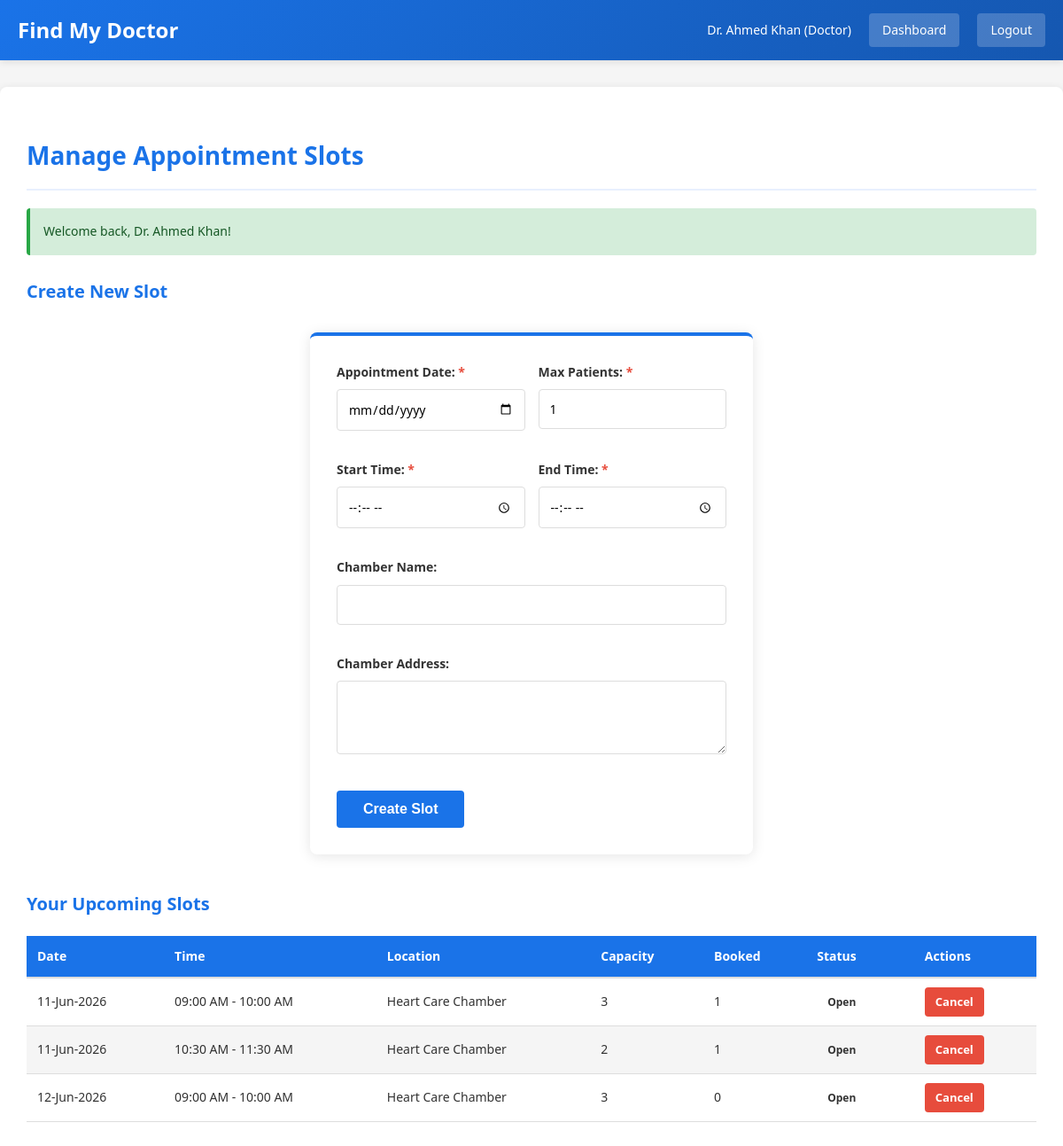
Screenshot of /doctor_slots.php (signed in) with the database file from the repository.
### tables this page shows
CREATE TABLE appointment_slots (
    slot_id              INT UNSIGNED PRIMARY KEY AUTO_INCREMENT,
    doctor_id            INT UNSIGNED NOT NULL,
    appointment_date     DATE NOT NULL,
    start_time           TIME NOT NULL,
    end_time             TIME NOT NULL,
    visit_fee            DECIMAL(10,2) NOT NULL,
    max_patient_count    TINYINT UNSIGNED NOT NULL DEFAULT 1,
    booked_patient_count TINYINT UNSIGNED NOT NULL DEFAULT 0,
    chamber_name         VARCHAR(150) NULL,
    chamber_address      TEXT NULL,
    slot_status          ENUM('open','full','closed','cancelled') DEFAULT 'open',
    created_at           DATETIME DEFAULT CURRENT_TIMESTAMP,
    updated_at           DATETIME DEFAULT CURRENT_TIMESTAMP ON UPDATE CURRENT_TIMESTAMP,
    FOREIGN KEY (doctor_id) REFERENCES doctor_profiles(doctor_id),
    INDEX idx_doctor_date (doctor_id, appointment_date),
    INDEX idx_status (slot_status)
);

### auth.php (called while the page is built, shortened)
<?php
function get_current_user_id() {
    return $_SESSION['user_id'] ?? null;
}
?>

### doctor_slots.php (the view, shortened to what this page needs)
<?php
include 'flash.php';
include 'auth.php';
$doctor_id = get_current_user_id();
$apdo = get_admin_pdo();
try {
    $slots = $apdo->query("
        SELECT slot_id, appointment_date, start_time, end_time, max_patient_count, booked_patient_count, slot_status, chamber_name
        FROM appointment_slots
        WHERE doctor_id = $doctor_id AND appointment_date >= CURDATE()
        ORDER BY appointment_date ASC, start_time ASC
    ")->fetchAll(PDO::FETCH_ASSOC);
} catch (PDOException $e) {
    $slots = [];
    set_flash('error', 'Error loading slots');
}
?>
<!DOCTYPE html>
<html lang="en">
<head>
    <link rel="stylesheet" href="style.css">
</head>
<body>
<div class="navbar">
    <h1>Find My Doctor</h1>
    <div class="nav-right">
        <span><?= htmlspecialchars($_SESSION['user_name']) ?> (Doctor)</span>
        <a href="dashboard.php">Dashboard</a>
        <a href="logout.php">Logout</a>
    </div>
</div>
<div class="container">
    <h2>Manage Appointment Slots</h2>
    <?php echo display_flash(); ?>
    <div class="dashboard-section">
        <h3>Create New Slot</h3>
        <form method="POST" class="form-box">
            <div style="display: grid; grid-template-columns: 1fr 1fr; gap: 15px;">
                <div class="form-group">
                    <label>Appointment Date: <span class="required">*</span></label>
                    <input type="date" name="appointment_date" required value="<?= htmlspecialchars($_POST['appointment_date'] ?? '') ?>">
                </div>
                <div class="form-group">
                    <label>Max Patients: <span class="required">*</span></label>
                    <input type="number" name="max_patient_count" min="1" max="40" required value="<?= htmlspecialchars($_POST['max_patient_count'] ?? '1') ?>">
                </div>
                <div class="form-group">
                    <label>Start Time: <span class="required">*</span></label>
                    <input type="time" name="start_time" required value="<?= htmlspecialchars($_POST['start_time'] ?? '') ?>">
                </div>
                <div class="form-group">
                    <label>End Time: <span class="required">*</span></label>
                    <input type="time" name="end_time" required value="<?= htmlspecialchars($_POST['end_time'] ?? '') ?>">
                </div>
                <div class="form-group" style="grid-column: 1 / -1;">
                    <label>Chamber Name:</label>
                    <input type="text" name="chamber_name" value="<?= htmlspecialchars($_POST['chamber_name'] ?? '') ?>">
                </div>
                <div class="form-group" style="grid-column: 1 / -1;">
                    <label>Chamber Address:</label>
                    <textarea name="chamber_address" rows="3"><?= htmlspecialchars($_POST['chamber_address'] ?? '') ?></textarea>
                </div>
            </div>
            <button type="submit" class="btn btn-primary" style="margin-top: 15px;">Create Slot</button>
        </form>
    </div>
    <div class="dashboard-section" style="margin-top: 24px;">
        <h3>Your Upcoming Slots</h3>
        <?php if (!empty($slots)): ?>
            <table class="table">
                <thead>
                    <tr>
                        <th>Date</th>
                        <th>Time</th>
                        <th>Location</th>
                        <th>Capacity</th>
                        <th>Booked</th>
                        <th>Status</th>
                        <th>Actions</th>
                    </tr>
                </thead>
                <tbody>
                    <?php foreach ($slots as $slot): ?>
                        <tr>
                            <td><?= date('d-M-Y', strtotime($slot['appointment_date'])) ?></td>
                            <td><?= date('h:i A', strtotime($slot['start_time'])) ?> - <?= date('h:i A', strtotime($slot['end_time'])) ?></td>
                            <td><?= htmlspecialchars($slot['chamber_name'] ?: 'Not specified') ?></td>
                            <td><?= $slot['max_patient_count'] ?></td>
                            <td><?= $slot['booked_patient_count'] ?></td>
                            <td>
                                <span class="badge badge-<?= strtolower($slot['slot_status']) ?>">
                                    <?= ucfirst($slot['slot_status']) ?>
                                </span>
                            </td>
                            <td>
                                <?php if ($slot['slot_status'] !== 'cancelled'): ?>
                                    <a href="doctor_slots.php?cancel_slot=<?= $slot['slot_id'] ?>"
                                       class="btn btn-small btn-danger"
                                       onclick="return confirm('Cancel this slot?')">Cancel</a>
                                <?php endif; ?>
                            </td>
                        </tr>
                    <?php endforeach; ?>
                </tbody>
            </table>
        <?php else: ?>
            <div class="alert alert-info">No upcoming slots. Create your first slot above!</div>
        <?php endif; ?>
    </div>
</div>
</body>
</html>

### style.css (style rules this page uses)
* { margin: 0; padding: 0; box-sizing: border-box; }
body { font-family: 'Segoe UI', Tahoma, Geneva, Verdana, sans-serif; background-color: #f5f5f5; color: #333; line-height: 1.6; }
.navbar { background: linear-gradient(135deg, #1a73e8 0%, #1557b0 100%); color: white; padding: 15px 20px; display: flex; justify-content: space-between; align-items: center; box-shadow: 0 2px 8px rgba(0,0,0,0.1); }
.navbar h1 { font-size: 24px; font-weight: 600; }
.nav-right { display: flex; gap: 20px; align-items: center; }
.nav-right span { font-size: 14px; }
.nav-right a { color: white; text-decoration: none; padding: 8px 15px; background-color: rgba(255,255,255,0.2); border-radius: 4px; transition: all 0.3s; font-size: 14px; }
.container { max-width: 1200px; margin: 30px auto; padding: 30px; background-color: white; border-radius: 8px; box-shadow: 0 2px 10px rgba(0,0,0,0.1); }
h2, h3 { color: #1a73e8; margin-bottom: 20px; margin-top: 25px; font-weight: 600; }
h2 { font-size: 28px; border-bottom: 2px solid #e8f0fe; padding-bottom: 15px; }
h3 { font-size: 20px; }
.form-box { max-width: 500px; margin: 30px auto; padding: 30px; background-color: white; border-radius: 8px; box-shadow: 0 2px 15px rgba(0,0,0,0.1); border-top: 4px solid #1a73e8; }
.form-group { margin-bottom: 18px; }
.form-group label { display: block; margin-bottom: 8px; font-weight: 600; color: #333; font-size: 14px; }
.required { color: #e74c3c; font-weight: bold; }
.form-group input, .form-group select, .form-group textarea { width: 100%; padding: 12px; border: 1px solid #ddd; border-radius: 4px; font-size: 14px; font-family: inherit; transition: all 0.3s; }
.btn { background-color: #1a73e8; color: white; padding: 12px 30px; border: none; border-radius: 4px; cursor: pointer; font-size: 16px; font-weight: 600; transition: all 0.3s; display: inline-block; text-decoration: none; text-align: center; }
.btn-small { background-color: #1a73e8; color: white; padding: 6px 12px; border: none; border-radius: 4px; cursor: pointer; font-size: 13px; text-decoration: none; display: inline-block; transition: all 0.3s; }
.btn-danger { background-color: #e74c3c; color: white; }
.table { width: 100%; border-collapse: collapse; margin-bottom: 20px; background-color: white; }
.table thead { background-color: #e8f0fe; color: #1a73e8; }
.table th { padding: 15px; text-align: left; font-weight: 600; border-bottom: 2px solid #ddd; font-size: 14px; }
.table td { padding: 12px 15px; border-bottom: 1px solid #e8f0fe; font-size: 14px; }
.table tbody tr:nth-child(even) { background-color: #f5f5f5; }
.badge { display: inline-block; padding: 4px 12px; border-radius: 20px; font-size: 12px; font-weight: 600; white-space: nowrap; }
.dashboard-section { margin-bottom: 40px; }
.table { width: 100%; border-collapse: collapse; margin-top: 20px; }
.table th { background-color: #1a73e8; color: white; padding: 12px; text-align: left; font-weight: bold; }
.table td { padding: 10px 12px; border-bottom: 1px solid #ddd; }
a { color: #1a73e8; text-decoration: none; }

### rows the page displays
appointment_slots: appointment_date "11-Jun-2026", start_time "09:00 AM", end_time "10:00 AM", chamber_name "Heart Care Chamber", max_patient_count "3", booked_patient_count "1", slot_status "Open"
appointment_slots: appointment_date "11-Jun-2026", start_time "10:30 AM", end_time "11:30 AM", chamber_name "Heart Care Chamber", max_patient_count "2", booked_patient_count "1", slot_status "Open"
appointment_slots: appointment_date "12-Jun-2026", start_time "09:00 AM", end_time "10:00 AM", chamber_name "Heart Care Chamber", max_patient_count "3", booked_patient_count "0", slot_status "Open"

### other values shown
$_SESSION['user_name'] "Dr. Ahmed Khan"
$message "Welcome back, Dr. Ahmed Khan!"
